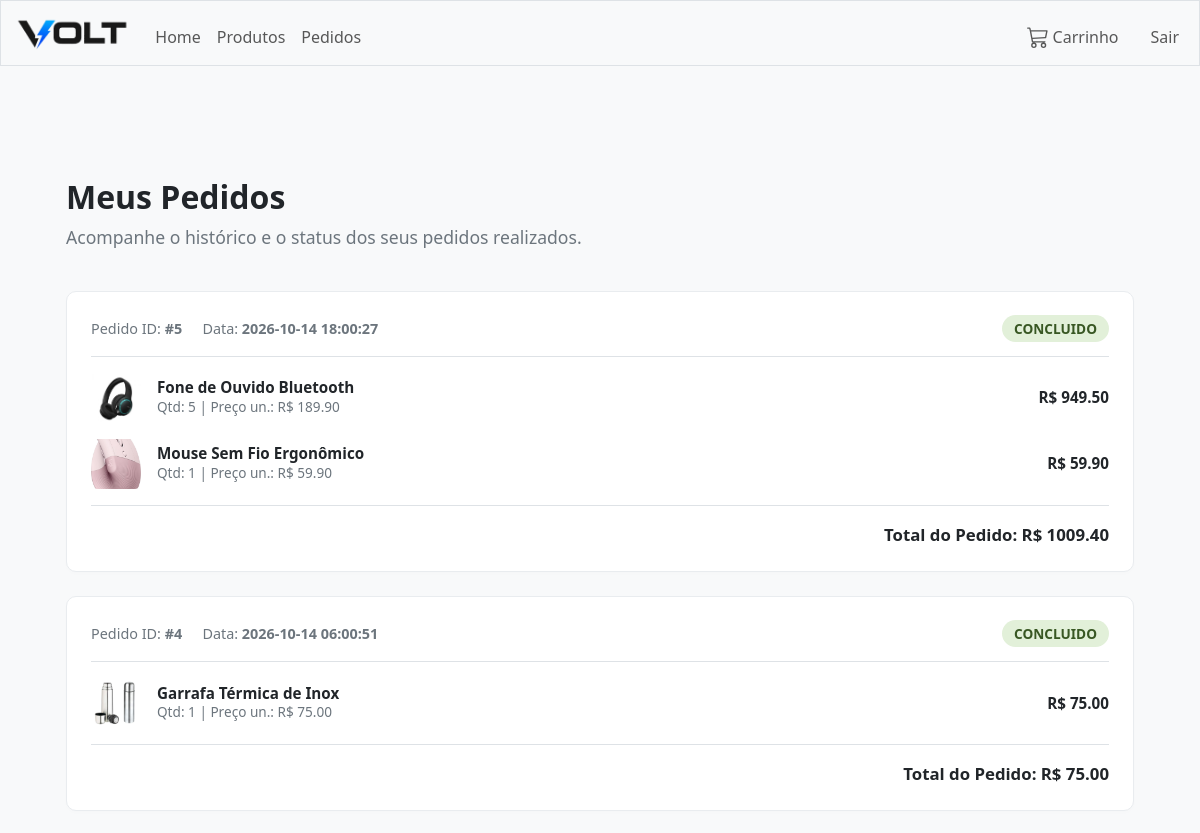
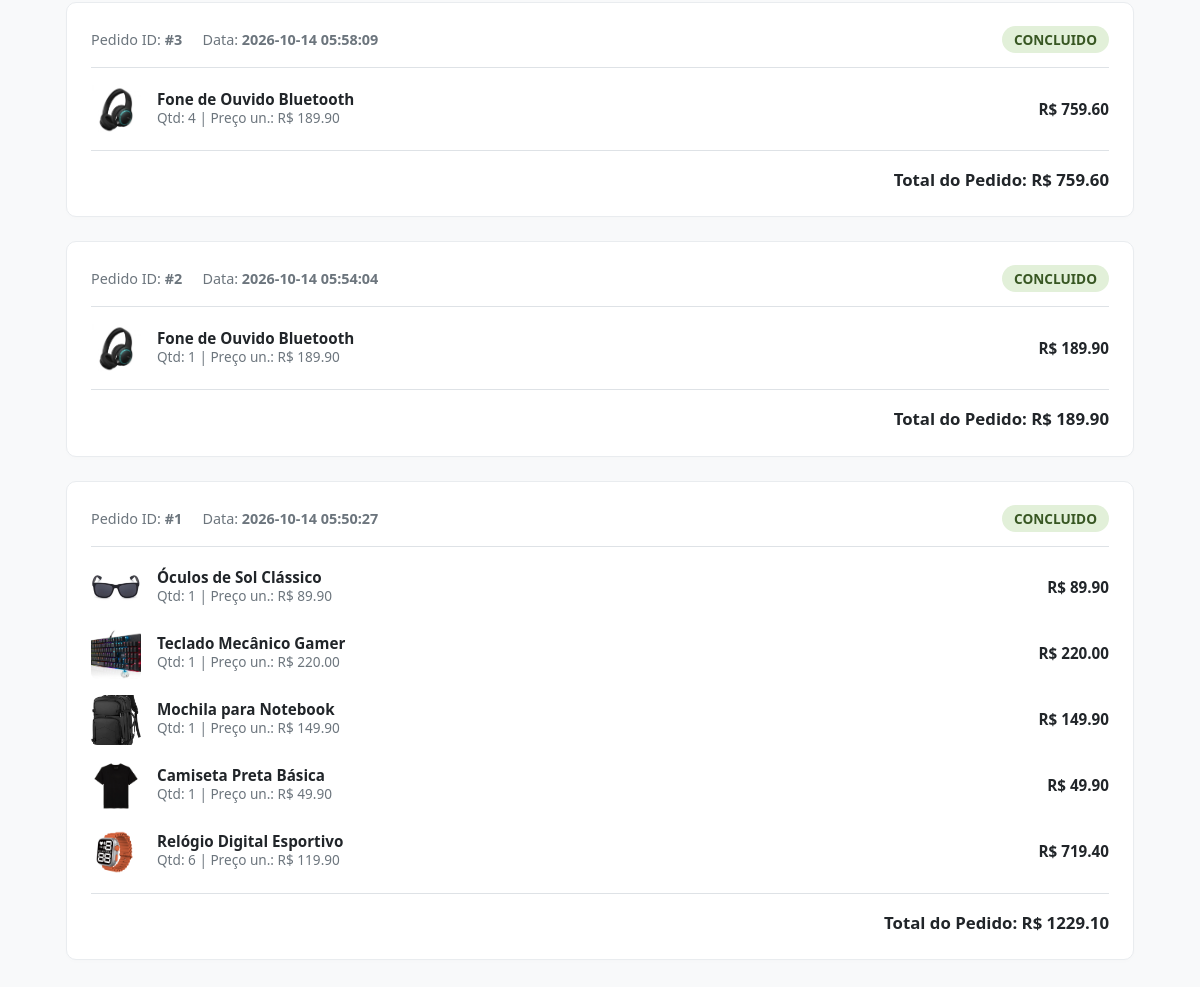
/orders (signed in), run on the app's committed database (2 pictures, top to bottom).
### tables this page shows
CREATE TABLE orders (
    id INTEGER PRIMARY KEY AUTOINCREMENT,
    user_id INTEGER NOT NULL,
    total NUMERIC NOT NULL,
    status TEXT NOT NULL DEFAULT 'pending',
    timestamp DATETIME DEFAULT CURRENT_TIMESTAMP,
    FOREIGN KEY(user_id) REFERENCES users(id)
);

CREATE TABLE order_items (
    id INTEGER PRIMARY KEY AUTOINCREMENT,
    order_id INTEGER NOT NULL,
    product_id INTEGER NOT NULL,
    quantity INTEGER NOT NULL,
    price NUMERIC NOT NULL,
    FOREIGN KEY(order_id) REFERENCES orders(id),
    FOREIGN KEY(product_id) REFERENCES products(id)
);

CREATE TABLE products (
    id INTEGER PRIMARY KEY AUTOINCREMENT,
    name TEXT NOT NULL,
    description TEXT,
    price NUMERIC NOT NULL,
    stock INTEGER NOT NULL DEFAULT 0,
    image TEXT
);

### app.py (the view)
@app.route("/orders")
@login_required
def orders():
    user_orders = db.execute(
        "SELECT id, total, status, timestamp FROM orders WHERE user_id = ? ORDER BY timestamp DESC",
        session["user_id"]
    )
    for order in user_orders:
        order["product_list"] = db.execute(
            "SELECT products.name, products.image, order_items.quantity, order_items.price "
            "FROM order_items JOIN products ON order_items.product_id = products.id "
            "WHERE order_items.order_id = ?",
            order["id"]
        )
    return render_template("orders/orders.html", orders=user_orders)

### app.py (called while the page is built)
@app.after_request
def after_request(response):
    response.headers["Cache-Control"] = "no-cache, no-store, must-revalidate"
    response.headers["Expires"] = 0
    response.headers["Pragma"] = "no-cache"
    return response

### helpers.py (called while the page is built)
def login_required(f):
    @wraps(f)
    def decorated_function(*args, **kwargs):
        if session.get("user_id") is None:
            return redirect("/login")
        return f(*args, **kwargs)
    return decorated_function

### templates/orders/orders.html (shortened to what this page needs)
{% extends "layout.html" %}
{% block main %}
    <div class="main-content" style="max-width: 1100px; margin: 0 auto; padding: 2rem 1rem;">
        <h1 style="font-size: 2rem; font-weight: 700; margin-bottom: 0.5rem; color: #212529;">Meus Pedidos</h1>
        <p style="color: #6c757d; margin-bottom: 2.5rem;">Acompanhe o histórico e o status dos seus pedidos realizados.</p>
        {% if orders %}
            <div style="display: flex; flex-direction: column; gap: 1.5rem;">
                {% for user_order in orders %}
                    <div style="background: #fff; border: 1px solid #e9ecef; border-radius: 10px; padding: 1.5rem; box-shadow: 0 2px 4px rgba(0,0,0,0.01);">
                        <div style="display: flex; justify-content: space-between; align-items: center; border-bottom: 1px solid #dee2e6; padding-bottom: 1rem; margin-bottom: 1rem; flex-wrap: wrap; gap: 0.5rem;">
                            <div>
                                <span style="font-size: 0.9rem; color: #6c757d;">Pedido ID: <strong>#{{ user_order.id }}</strong></span>
                                <span style="margin-left: 1rem; font-size: 0.9rem; color: #6c757d;">Data: <strong>{{ user_order.timestamp }}</strong></span>
                            </div>
                            <div>
                                <span style="background: #e2f0d9; color: #385723; padding: 0.25rem 0.75rem; border-radius: 50px; font-size: 0.85rem; font-weight: 600; text-transform: uppercase;">{{ user_order.status }}</span>
                            </div>
                        </div>
                        <div style="display: flex; flex-direction: column; gap: 1rem; margin-bottom: 1rem;">
                            {% for item in user_order.product_list %}
                                <div style="display: flex; align-items: center; gap: 1rem;">
                                    <img src="{{ url_for('static', filename='images/' ~ item.image) }}" alt="{{ item.name }}" style="width: 50px; height: 50px; object-fit: cover; border-radius: 6px;">
                                    <div style="flex-grow: 1;">
                                        <h5 style="font-size: 0.95rem; font-weight: 600; margin: 0; color: #212529;">{{ item.name }}</h5>
                                        <p style="margin: 0; font-size: 0.85rem; color: #6c757d;">Qtd: {{ item.quantity }} | Preço un.: R$ {{ "%.2f"|format(item.price) }}</p>
                                    </div>
                                    <div style="font-weight: 600; font-size: 0.95rem; color: #212529;">
                                        R$ {{ "%.2f"|format(item.price * item.quantity) }}
                                    </div>
                                </div>
                            {% endfor %}
                        </div>
                        <div style="display: flex; justify-content: flex-end; border-top: 1px solid #dee2e6; padding-top: 1rem; font-size: 1.05rem; font-weight: 700; color: #212529;">
                            <span>Total do Pedido: R$ {{ "%.2f"|format(user_order.total) }}</span>
                        </div>
                    </div>
                {% endfor %}
            </div>
        {% else %}
            <div style="text-align: center; margin-top: 4rem;">
                <p style="font-size: 1.2rem; color: #6c757d;">Você ainda não realizou nenhum pedido.</p>
                <a href="/products" class="btn btn-primary" style="display: inline-block; max-width: 200px; margin: 0 auto; text-decoration: none;">Começar a Comprar</a>
            </div>
        {% endif %}
    </div>
{% endblock %}

### static/css/styles.css (style rules this page uses)
body { background-color: #f8f9fa; font-family: 'Segoe UI', Tahoma, Geneva, Verdana, sans-serif; color: #333; }
h1 { font-size: 2.5rem; font-weight: 700; color: #1a1a1a; margin-top: 2rem; margin-bottom: 0.5rem; }
p { color: #6c757d; font-size: 1.1rem; margin-bottom: 1.5rem; }
.main-content { max-width: 1200px; margin: 0 auto; padding: 0 1rem; }

### data on the page
orders: id "5", timestamp "2026-10-14 18:00:27", status "CONCLUIDO", total "1009.40"
order_items: image (picture), name "Fone de Ouvido Bluetooth", quantity "5", price "189.90", item.price*item.quantity "949.50"
order_items: image (picture), name "Mouse Sem Fio Ergonômico", quantity "1", price "59.90", item.price*item.quantity "59.90"
orders: id "4", timestamp "2026-10-14 06:00:51", status "CONCLUIDO", total "75.00"
order_items: image (picture), name "Garrafa Térmica de Inox", quantity "1", price "75.00", item.price*item.quantity "75.00"
orders: id "3", timestamp "2026-10-14 05:58:09", status "CONCLUIDO", total "759.60"
order_items: image (picture), name "Fone de Ouvido Bluetooth", quantity "4", price "189.90", item.price*item.quantity "759.60"
orders: id "2", timestamp "2026-10-14 05:54:04", status "CONCLUIDO", total "189.90"
order_items: image (picture), name "Fone de Ouvido Bluetooth", quantity "1", price "189.90", item.price*item.quantity "189.90"
orders: id "1", timestamp "2026-10-14 05:50:27", status "CONCLUIDO", total "1229.10"
order_items: image (picture), name "Óculos de Sol Clássico", quantity "1", price "89.90", item.price*item.quantity "89.90"
order_items: image (picture), name "Teclado Mecânico Gamer", quantity "1", price "220.00", item.price*item.quantity "220.00"
order_items: image (picture), name "Mochila para Notebook", quantity "1", price "149.90", item.price*item.quantity "149.90"
order_items: image (picture), name "Camiseta Preta Básica", quantity "1", price "49.90", item.price*item.quantity "49.90"
order_items: image (picture), name "Relógio Digital Esportivo", quantity "6", price "119.90", item.price*item.quantity "719.40"
